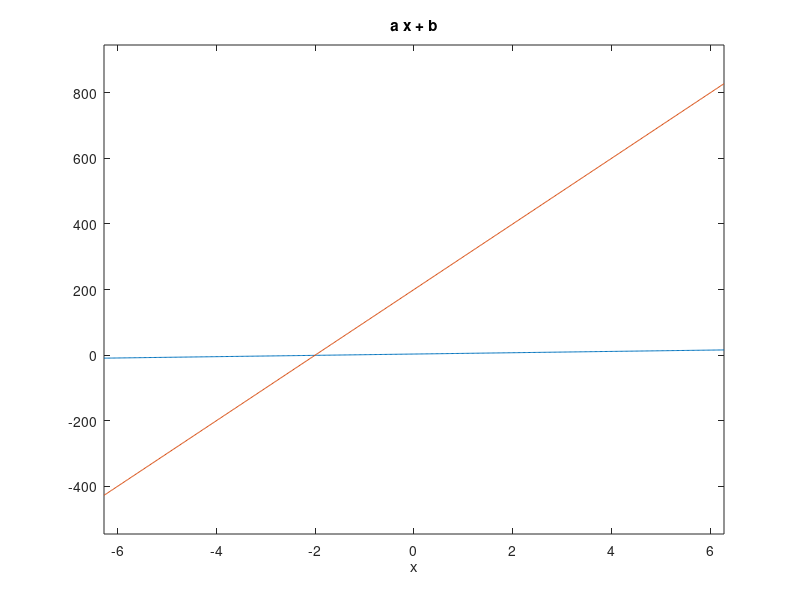

Source code (MATLAB):

% Copyright 2007 The MathWorks, Inc.

%% What type of function is fh a handle to?
a = 2;
b = 3;
fh = @(x) a*x + b;

%% 
% Call like any other function
fh(1:5)

%%
% Pass as input to other functions ("fun-funs")
ezplot(fh)

%%
% What if we lose or change a&b?
a = 100; b = 200;
fh(1:5)

%%
% Make a similar function
fh2 = @(x) a*x + b;
hold on;ezplot(fh2)

%%
% How do we figure out what's there?
f = functions(fh);
f.workspace{:}

%% (inline functions, optional)
% Create a function f,
a = 2;
b = 3;
f = inline('a*x + b','x','a','b');

%% 
% Evaluate the function
f(1:5,a,b)

%%
% What if we lose or change a&b?
a = 100; b = 200;
f(1:5,a,b)
